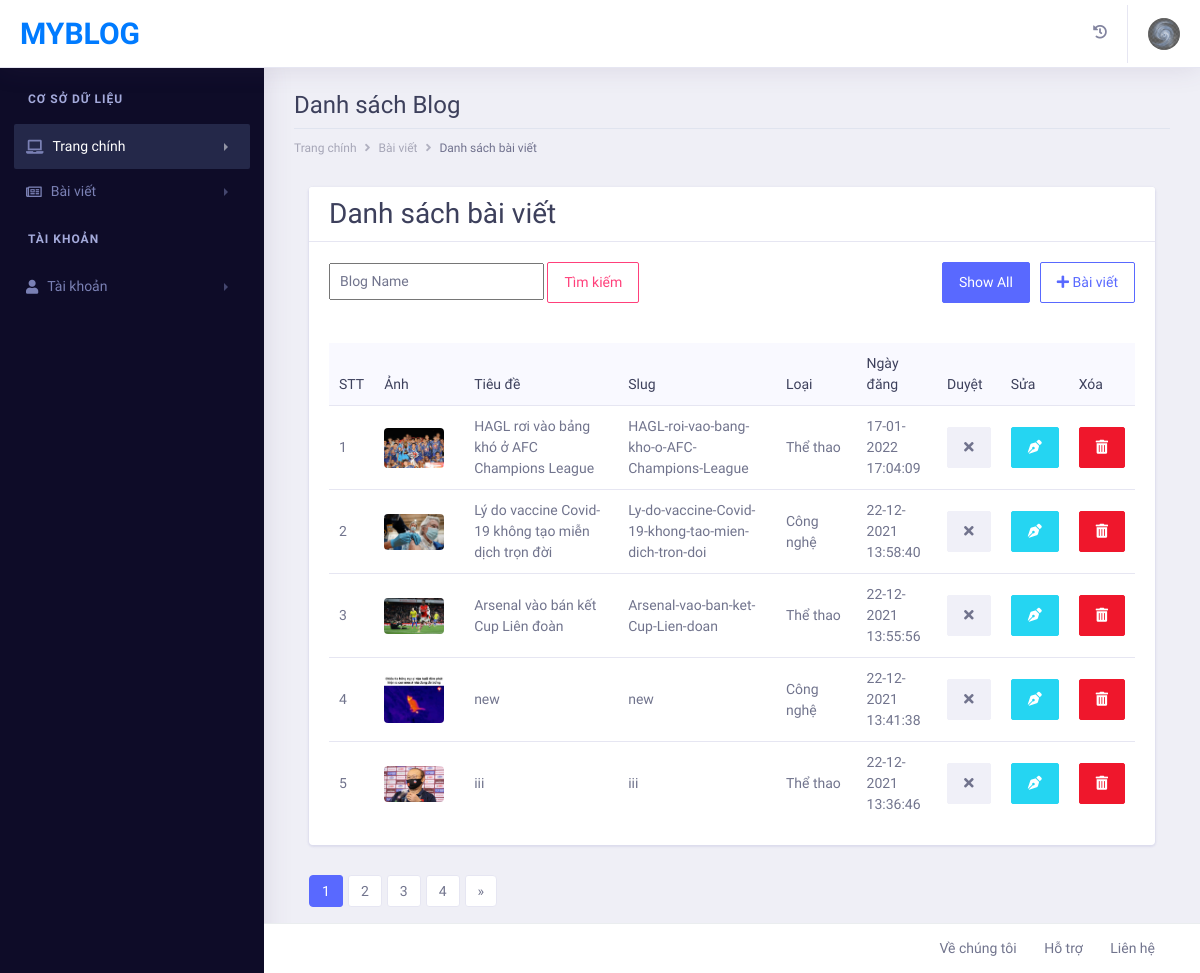
Page /admin/pages/blog.php (signed in) on the committed database.
### tables this page shows
CREATE TABLE `account` (
  `id_acc` int(11) NOT NULL,
  `name` varchar(255) NOT NULL,
  `email` varchar(255) NOT NULL,
  `password` varchar(255) NOT NULL,
  `phone` varchar(50) NOT NULL,
  `address` varchar(255) NOT NULL,
  `image` varchar(255) NOT NULL,
  `date_create` datetime NOT NULL,
  `level` tinyint(1) NOT NULL
);

CREATE TABLE `blog` (
  `id_blog` int(11) NOT NULL,
  `image` varchar(50) NOT NULL,
  `title` varchar(500) NOT NULL,
  `slug` varchar(500) NOT NULL,
  `summary` text NOT NULL,
  `content` text NOT NULL,
  `date_upload` datetime NOT NULL,
  `author` int(11) NOT NULL,
  `highlight` tinyint(1) NOT NULL,
  `view` int(11) NOT NULL,
  `flag` tinyint(1) NOT NULL,
  `id_type` int(11) NOT NULL
);

CREATE TABLE `type_blog` (
  `id_type` int(11) NOT NULL,
  `typename` varchar(100) NOT NULL,
  `slug_type` varchar(100) NOT NULL,
  `date_create` datetime NOT NULL
);

### admin/pages/blog.php (the view, shortened to what this page needs)
<?php
if (isset($_SESSION['user']) && isset($_SESSION['level'])) {
    $level = $_SESSION['level'];
    include('includes/header.php');
    include('includes/navbar.php');
    include('includes/left-sidebar.php');
?>
    <body>
        <div class="dashboard-wrapper">
            <div class="dashboard-ecommerce">
                <div class="container-fluid dashboard-content ">
                    <div class="row">
                        <div class="col-xl-12 col-lg-12 col-md-12 col-sm-12 col-12">
                            <div class="page-header">
                                <h2 class="pageheader-title" style="font-family: 'Roboto Condensed', sans-serif;">Danh sách Blog</h2>
                                <div class="page-breadcrumb">
                                    <nav aria-label="breadcrumb">
                                        <ol class="breadcrumb">
                                            <li class="breadcrumb-item"><a href="index.php" class="breadcrumb-link">Trang chính</a></li>
                                            <li class="breadcrumb-item"><a href="blog.php" class="breadcrumb-link">Bài viết</a></li>
                                            <li class="breadcrumb-item active" aria-current="page">Danh sách bài viết</li>
                                        </ol>
                                    </nav>
                                </div>
                            </div>
                        </div>
                    </div>
                    <div class="ecommerce-widget">
                        <div class="col-xl-12 col-lg-12 col-md-6 col-sm-12 col-12">
                            <div class="card">
                                <h2 class="card-header" style="font-family: 'Roboto Condensed', sans-serif;">Danh sách bài viết
                                </h2>
                                <div class="cont-blog">
                                    <div class="cont-input-left">
                                        <form action="blog.php">
                                            <input type="text" name="blog-key" class="input-search" placeholder="Blog Name" aria-label="Recipient's username" aria-describedby="basic-addon2">
                                            <button class="btn btn-outline-secondary" type="submit">Tìm kiếm</button>
                                        </form>
                                    </div>
                                    <div class="cont-input-right">
                                        <a class="btn btn-primary" href="blog.php?show_all=true" role="button">Show All</a>
                                        <div class="btn_function ">
                                            <a href='upload-blog.php' class='btn btn-outline-primary'><i class='fas fa-plus'></i> Bài viết</a>
                                        </div>
                                    </div>
                                </div>
                                <div class="card-body">
                                    <div class="table-responsive">
                                        <table class="table">
                                            <thead class="bg-light">
                                                <tr class="border-0">
                                                    <th class="border-0" style="font-family: 'Roboto Condensed', sans-serif;">STT</th>
                                                    <th class="border-0" style="font-family: 'Roboto Condensed', sans-serif;">Ảnh</th>
                                                    <th class="border-0" style="font-family: 'Roboto Condensed', sans-serif;">Tiêu đề</th>
                                                    <th class="border-0" style="font-family: 'Roboto Condensed', sans-serif;">Slug</th>
                                                    <th class="border-0" style="font-family: 'Roboto Condensed', sans-serif;">Loại</th>
                                                    <th class="border-0" style="font-family: 'Roboto Condensed', sans-serif;">Ngày đăng</th>
                                                    <th class="border-0" style="font-family: 'Roboto Condensed', sans-serif;">Duyệt</th>
                                                    <th class="border-0" style="font-family: 'Roboto Condensed', sans-serif;">Sửa</th>
                                                    <th class="border-0" style="font-family: 'Roboto Condensed', sans-serif;">Xóa</th>
                                                </tr>
                                            </thead>
                                            <tbody>
                                                <?php
                                                if ($level == 1) {
                                                    $blog_key = isset($_GET['blog-key']) ? $_GET['blog-key'] : '';
                                                    $all_blog = "SELECT id_blog, image, title, date_upload, b.slug as slug, typename, flag FROM blog b, type_blog tb WHERE b.id_type = tb.id_type AND title like '%" . $blog_key . "%' ORDER BY date_upload DESC";
                                                    $num_blog = mysqli_query($conn, $all_blog);
                                                    $total = mysqli_num_rows($num_blog);
                                                    $limit = 5;
                                                    $page = ceil($total / $limit);
                                                    $cr_page = (isset($_GET['page']) ? $_GET['page'] : 1);
                                                    $start = ($cr_page - 1) * $limit;
                                                    $show_all = isset($_GET['show_all']);
                                                    if (isset($_GET['blog-key'])) {
                                                        print("$blog_key");
                                                        $blog = "SELECT id_blog, image, title, date_upload, b.slug as slug, typename, flag FROM blog b, type_blog tb WHERE b.id_type = tb.id_type AND title like '%" . $blog_key . "%' ORDER BY date_upload DESC LIMIT $start, $limit";
                                                    } else {
                                                        $blog = "SELECT id_blog, image, title, date_upload, b.slug as slug, typename, flag FROM blog b, type_blog tb WHERE b.id_type = tb.id_type ORDER BY date_upload DESC LIMIT $start, $limit";
                                                    }
                                                    if ($show_all == false) {
                                                        if (isset($_GET['blog-key'])) {
                                                            print("$blog_key");
                                                            $blog = "SELECT id_blog, image, title, date_upload, b.slug as slug, typename, flag FROM blog b, type_blog tb WHERE b.id_type = tb.id_type AND title like '%" . $blog_key . "%' ORDER BY date_upload DESC LIMIT $start, $limit";
                                                        } else {
                                                            $blog = "SELECT id_blog, image, title, date_upload, b.slug as slug, typename, flag FROM blog b, type_blog tb WHERE b.id_type = tb.id_type ORDER BY date_upload DESC LIMIT $start, $limit";
                                                        }
                                                        $rs_blog = mysqli_query($conn, $blog);
                                                    } else {
                                                        $rs_blog = $num_blog;
                                                    }
                                                    $count = 0;
                                                    while ($row_blog = mysqli_fetch_array($rs_blog)) {
                                                        $count++;
                                                ?>
                                                        <tr>
                                                            <td><?php echo $count; ?></td>
                                                            <td>
                                                                <div class="m-r-10"><img src="public/images/blogs/<?php echo $row_blog['image']; ?>" alt="<?php echo $row_blog['image']; ?>" class="rounded" width="60"></div>
                                                            </td>
                                                            <td><?php echo $row_blog['title']; ?></td>
                                                            <td><?php echo $row_blog['slug']; ?></td>
                                                            <td width="10%"><?php echo $row_blog['typename']; ?></td>
                                                            <td width="10%">
                                                                <?php
                                                                $date = date_create($row_blog['date_upload']);
                                                                echo date_format($date, "d-m-Y H:i:s");
                                                                ?>
                                                            </td>
                                                            <td>
                                                                <?php
                                                                if ($row_blog['flag'] == 1) {
                                                                    echo "<a href='modules/flags.php?id=" . $row_blog['id_blog'] . "&tbl=blog' class='btn btn-light'>
                                                                <i class='fas fa-times'></i>
                                                            </a>";
                                                                } else {
                                                                    echo "<a href='modules/flags.php?id=" . $row_blog['id_blog'] . "&tbl=blog' class='btn btn-success'>
                                                                <i class='fas fa-check'></i>
                                                            </a>";
                                                                }
                                                                ?>
                                                            </td>
                                                            <td><a href="edit-upload-blog.php?id=<?php echo $row_blog['id_blog']; ?>" class="btn btn-info"><i class="fas fa-pen-nib"></i></a></td>
                                                            <td><a href="blog.php?id=<?php echo $row_blog['id_blog']; ?>" onclick="return confirm('Dữ liệu này sẽ được xóa vĩnh viễn. Đồng ý?');" class="btn btn-danger"><i class="fas fa-trash-alt"></i></a></td>
                                                        </tr>
                                                    <?php
                                                    }
                                                }
                                                ?>
                                            </tbody>
                                        </table>
                                    </div>
                                </div>
                            </div>
                            <?php if ($show_all == false) { ?>
                                <nav aria-label="Page navigation example">
                                    <ul class="pagination">
                                        <?php for ($i = 1; $i <= $page; $i++) { ?>
                                            <li class="page-item <?php echo (($cr_page == $i) ? 'active' : '') ?> ">
                                                <a class="page-link" href="blog.php?page=<?php echo $i ?><?php echo (($blog_key != '') ? "&blog-key=$blog_key" : '') ?>"><?php echo $i ?></a>
                                            </li>
                                        <?php } ?>
                                        <?php if ($cr_page + 1 <= $page) { ?>
                                            <li class="page-item">
                                                <a class="page-link" href="blog.php?page=<?php echo $cr_page + 1 ?>" aria-label="Next">
                                                    <span aria-hidden="true">&raquo;</span>
                                                </a>
                                            </li>
                                        <?php } ?>
                                    </ul>
                                </nav>
                            <?php } ?>
                        </div>
                    </div>
                </div>
            </div>
        <?php
        include('includes/footer.php');
    } else {
        echo "<script> location.href='login.php'; </script>";
    }
        ?>

### admin/pages/includes/navbar.php (shortened to what this page needs)
<?php
    if(isset($_SESSION['user']) && isset($_SESSION['level']))
    {
        $email = $_SESSION['user'];
        $user = "SELECT image, name FROM account WHERE email = '$email'";
        $rs_user = mysqli_query($conn, $user);
        $row_user = mysqli_fetch_array($rs_user);
        $avatar = $row_user['image'];
    }
?>
    <div class="dashboard-main-wrapper">
        <div class="dashboard-header">
            <nav class="navbar navbar-expand-lg bg-white fixed-top">
                <a class="navbar-brand" href="index.php">MYBLOG</a>
                <div class="collapse navbar-collapse " id="navbarSupportedContent">
                    <ul class="navbar-nav ml-auto navbar-right-top">
                        <li class="nav-item dropdown notification">
                            <a class="nav-link nav-icons" href="#" id="navbarDropdownMenuLink1" data-toggle="dropdown" aria-haspopup="true" aria-expanded="false"><i class="fas fa-history"></i></a>
                        </li>
                        <li class="nav-item dropdown nav-user">
                            <a class="nav-link nav-user-img" href="#" id="navbarDropdownMenuLink2" data-toggle="dropdown" aria-haspopup="true" aria-expanded="false"><img src="public/images/avatars/<?php echo $avatar; ?>" alt="" class="user-avatar-md rounded-circle"></a>
                        </li>
                    </ul>
                </div>
            </nav>
        </div>

### admin/css/admin.css (style rules this page uses)
.cont-blog { display: flex; justify-content: space-between; margin: 20px; }
.cont-input-left { width: 60%; }
.input-search { padding: 6px 9px; }
.cont-input-right { display: flex; justify-content: flex-end; }
.cont-input-right >a { margin-right: 10px; }

### admin/pages/includes/header.php (style rules this page uses)
body { font-family: 'Roboto Condensed', sans-serif; }

### rows in the picture
account: image (picture)
blog: image (picture), title "HAGL rơi vào bảng khó ở AFC Champions League", slug "HAGL-roi-vao-bang-kho-o-AFC-Champions-League", id_type.typename "Thể thao", date_upload "17-01-2022 17:04:09"
blog: image (picture), title "Lý do vaccine Covid-19 không tạo miễn dịch trọn đời", slug "Ly-do-vaccine-Covid-19-khong-tao-mien-dich-tron-doi", id_type.typename "Công nghệ", date_upload "22-12-2021 13:58:40"
blog: image (picture), title "Arsenal vào bán kết Cup Liên đoàn", slug "Arsenal-vao-ban-ket-Cup-Lien-doan", id_type.typename "Thể thao", date_upload "22-12-2021 13:55:56"
blog: image (picture), title "new", slug "new", id_type.typename "Công nghệ", date_upload "22-12-2021 13:41:38"
blog: image (picture), title "iii", slug "iii", id_type.typename "Thể thao", date_upload "22-12-2021 13:36:46"
